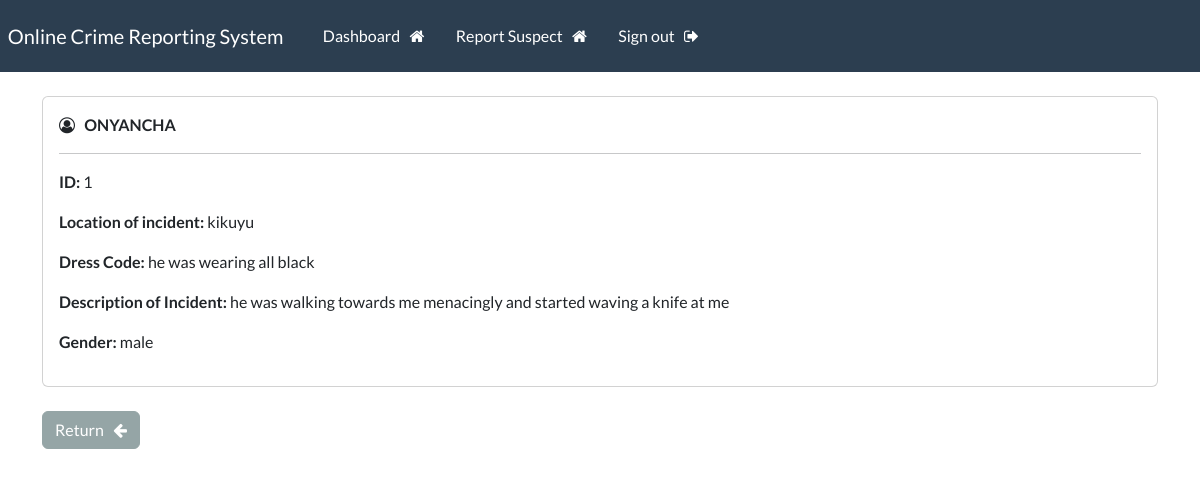
The page /suspect/1 (signed in) on the database its author committed.
### webapp/models.py (models this page shows, shortened)
class ReportSuspect(models.Model):
    genderList = (
        ('male', 'male'),
        ('female', 'female')
    )
    suspect_name = models.CharField(max_length=30, null=True)
    location = models.CharField(max_length=30, null=True)
    dresscode = models.CharField(max_length=200, null=True)
    incident_description = models.CharField(max_length=500, null=True)
    sex = models.CharField(choices=genderList, max_length=200)

### webapp/views.py (the view)
# urls.py: path('suspect/<int:pk>', views.singular_suspect, name="suspect"),
@login_required(login_url='my-login')
def singular_suspect(request, pk):
    all_suspects = ReportSuspect.objects.get(id=pk)
    context = {'suspect':all_suspects}
    return render(request, 'webapp/view-suspect.html', context=context)

### webapp/templates/webapp/view-suspect.html (shortened to what this page needs)
{% extends 'webapp/base.html' %}
{% block content %}
    <div class="card">
        <div class="card-body">
            <i class="fa fa-user-circle-o" aria-hidden="true"></i> &nbsp;
            <strong>
                {{suspect.suspect_name|upper}}
            </strong>
            <hr>
            <p> <strong> ID: </strong> {{suspect.id}} </p>
            <p> <strong> Location of incident: </strong> {{suspect.location}} </p>
            <p> <strong> Dress Code: </strong> {{suspect.dresscode}} </p>
            <p> <strong> Description of Incident: </strong> {{suspect.incident_description}} </p>
            <p> <strong> Gender: </strong> {{suspect.sex}} </p>
        </div>
    </div>
    <br>
    <a href="{% url 'dashboard' %}" class="btn btn-secondary"> Return &nbsp; <i class="fa fa-arrow-left" aria-hidden="true"></i> </a>
{% endblock %}

### rows shown on the page
ReportSuspect: suspect_name "ONYANCHA", id "1", location "kikuyu", dresscode "he was wearing all black", incident_description "he was walking towards me menacingly and started waving a knife at me", sex "male"
